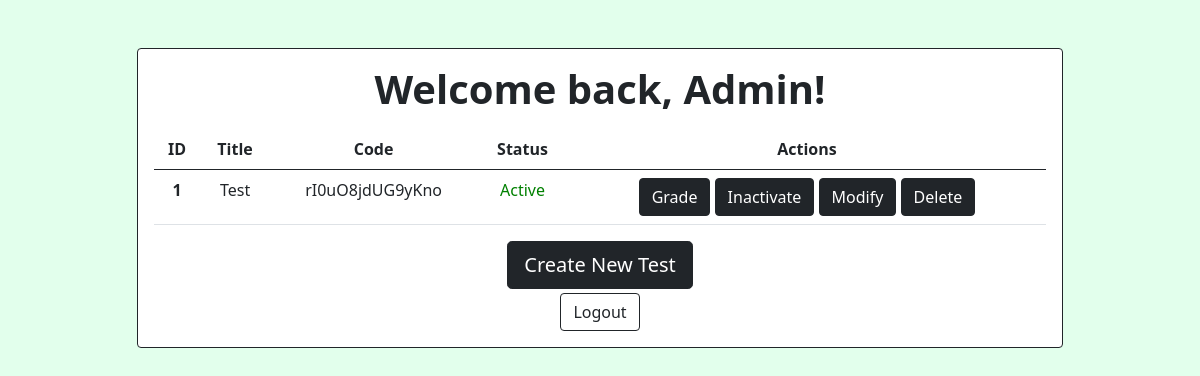
Page / (signed in) on the earlier database version.
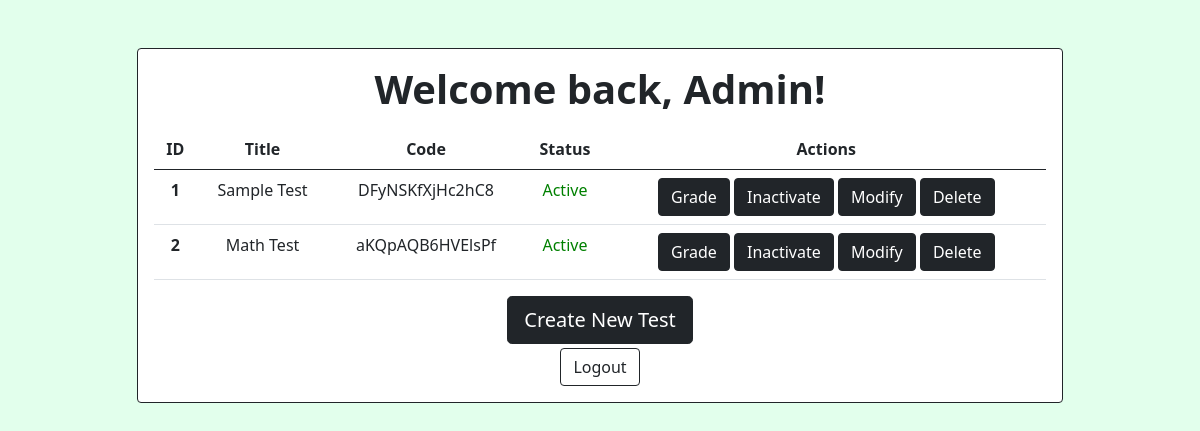
Same page on the later database version.
### website/models.py (models this page shows)
class User(db.Model, UserMixin):
    id = db.Column(db.Integer, primary_key=True)
    name = db.Column(db.String(150))
    email = db.Column(db.String(150), unique=True)
    password = db.Column(db.String(150))
    tests = db.relationship('Test')

class Test(db.Model):
    id = db.Column(db.Integer, primary_key=True)
    title = db.Column(db.String(150))
    time = db.Column(db.Integer)
    code = db.Column(db.String(100), unique=True)
    active = db.Column(db.Boolean, default=True)
    questions = db.relationship('Question')
    responses = db.relationship('Response')
    user_id = db.Column(db.Integer, db.ForeignKey('user.id'))

### website/views.py (the view, shortened to what this page needs)
@views.route('/', methods=['GET', 'POST'])
@login_required
def home():
    return render_template("home.html", user=current_user)

### website/__init__.py (called while the page is built)
def create_app():
    app = Flask(__name__)
    app.config['SECRET_KEY'] = 'my secret key'
    app.config['UPLOAD_FOLDER'] = UPLOAD_FOLDER
    app.config['SQLALCHEMY_DATABASE_URI'] = f'sqlite:///{DB_NAME}'
    db.init_app(app)
    from .views import views
    from.auth import auth
    app.register_blueprint(views, url_prefix='/')
    app.register_blueprint(auth, url_prefix='/')
    from .models import User, Test
    if not path.exists('website/' + DB_NAME):
        with app.app_context():
            db.create_all()
    login_manager = LoginManager()
    login_manager.login_view = 'auth.login'
    login_manager.init_app(app)
    @login_manager.user_loader
    def load_user(id):
        return User.query.get(int(id))
    return app

### website/templates/home.html (shortened to what this page needs)
{% extends "base.html" %}
{% block content %}
<form method="POST" id="form">
     <div class="text-center">
        <div class="row row-cols-3">
            <div class="col-1"></div>
            <div class="col-10">
                <div class="card border-dark mt-5">
                    <div class="card-body">
                        <div class="h1">
                                <b>Welcome back, {{user.name}}!</b>
                        </div>
                        <table class="table mt-3">
                            <thead>
                                <tr>
                                    <th scope="col">ID</th>
                                    <th scope="col">Title</th>
                                    <th scope="col">Code</th>
                                    <th scope="col">Status</th>
                                    <th scope="col">Actions</th>
                                </tr>
                            </thead>
                            <tbody>
                            {% if user.tests %}
                                {% for test in user.tests %}
                                <tr>
                                    <th scope="row">{{ loop.index }}</th>
                                    <td>
                                        {{ test.title }}
                                    </td>
                                    <td>
                                        {{ test.code }}
                                    </td>
                                    {% if test.active %}
                                    <td style="color:green">
                                        Active
                                    </td>
                                    {% else %}
                                    <td style="color:red">
                                        Inactive
                                    </td>
                                    {% endif %}
                                    <td>
                                        <input class="btn btn-dark" type="submit" name="gradeTest{{ loop.index }}" value="Grade">
                                        {% if test.active %}
                                        <input class="btn btn-dark" type="submit" name="inactivateTest{{ loop.index }}" value="Inactivate">
                                        {% else %}
                                        <input class="btn btn-dark" type="submit" name="activateTest{{ loop.index }}" value=" Activate ">
                                        {% endif %}
                                        <input class="btn btn-dark" type="submit" name="modifyTest{{ loop.index }}" value="Modify" onclick="confirmAction()">
                                        <input class="btn btn-dark" type="submit" name="deleteTest{{ loop.index }}" value="Delete">
                                    </td>
                                </tr>
                                {% endfor %}
                            {% else %}
                                <tr>
                                    <td colspan="5">
                                        No tests found!
                                    </td>
                                </tr>
                            {% endif %}
                            </tbody>
                        </table>
                        <div class="mt-3">
                            <input class="btn btn-dark btn-lg" type="submit" name = "createTest" value = "Create New Test">
                        </div>
                        <div class="mt-1">
                            <input class="btn btn-outline-dark" type="submit" name = "logout" value = "Logout">
                        </div>
                    </div>
                </div>
            </div>
            <div class="col-1"></div>
        </div>
    </div>
</form>
{% endblock %}

### website/templates/base.html (shortened to what this page needs)
<!DOCTYPE html>
<html>
<head>
    <link href="https://cdn.jsdelivr.net/npm/bootstrap@5.0.2/dist/css/bootstrap.min.css" rel="stylesheet">
</head>
<body style="background-color:#e2ffec;">
<div class="container">
    {% block content %}
    {% endblock %}
</div>
</body>
</html>

Differences in the rows shown:
changed Test: title "Test" → "Sample Test"; code "rI0uO8jdUG9yKno" → "DFyNSKfXjHc2hC8"
added Test: title "Math Test", code "aKQpAQB6HVElsPf", active "Active"
